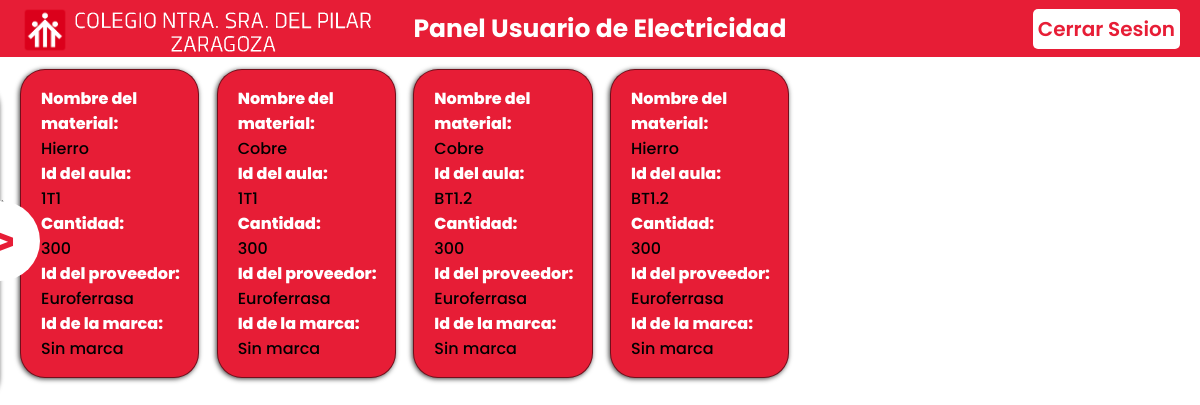
Page /PanelUser/PanelUser.php (signed in) on the earlier database version.
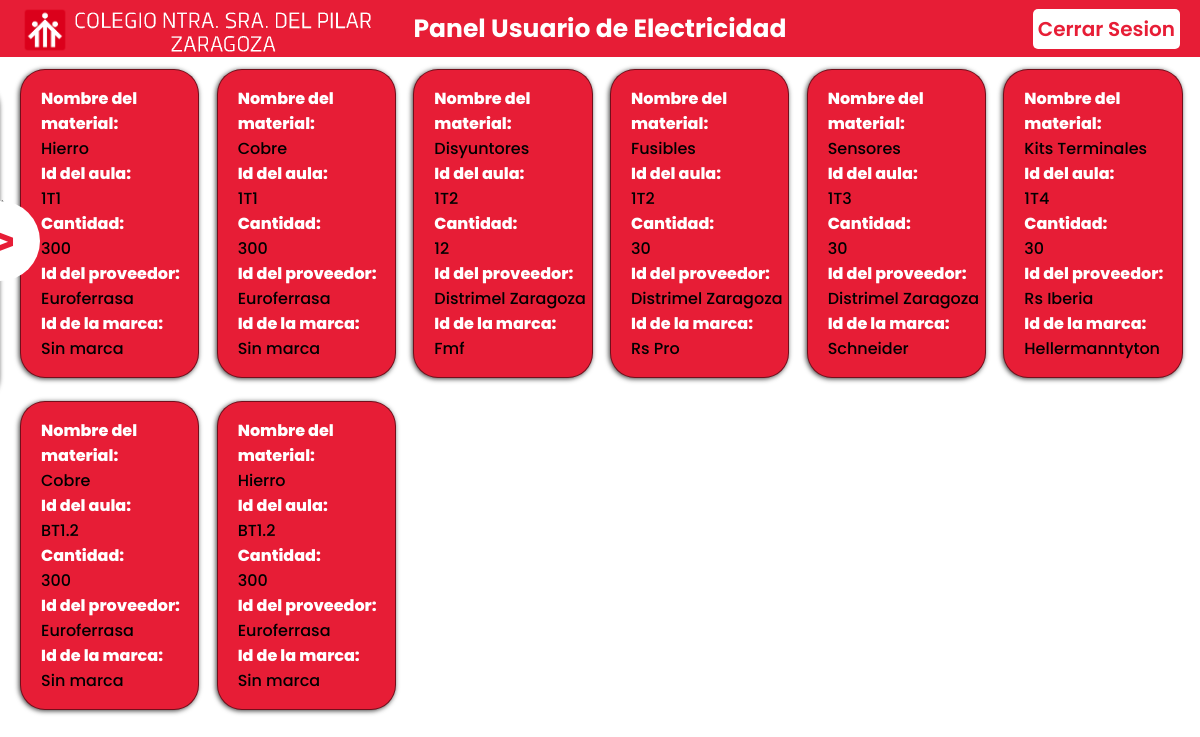
Same page on the later database version.
### tables this page shows
CREATE TABLE IF NOT EXISTS `departec` (
  `idDepartamento` int(11) NOT NULL AUTO_INCREMENT,
  `NombreDepar` varchar(50) NOT NULL,
  PRIMARY KEY (`idDepartamento`)
);

CREATE TABLE IF NOT EXISTS `materiales` (
  `idMateriales` int(11) NOT NULL AUTO_INCREMENT,
  `NombreMat` varchar(30) NOT NULL,
  `idAula` varchar(5) NOT NULL,
  `Cantidad` int(11) NOT NULL,
  `idProveedor` int(11) NOT NULL,
  `idMarca` int(11) NOT NULL,
  `idDepartamento` int(11) NOT NULL,
  PRIMARY KEY (`idMateriales`),
  KEY `idAula` (`idAula`),
  KEY `idProveedor` (`idProveedor`),
  KEY `idMarca` (`idMarca`)
);

CREATE TABLE IF NOT EXISTS `prov` (
  `idProveedor` int(11) NOT NULL AUTO_INCREMENT,
  `Nombre` varchar(60) NOT NULL,
  `Direccion` varchar(80) NOT NULL,
  `Municipio` varchar(30) NOT NULL,
  `Provincia` varchar(30) NOT NULL,
  `Telefono` int(9) NOT NULL,
  `idTipo` int(11) NOT NULL,
  `idDepartamento` int(11) DEFAULT NULL,
  PRIMARY KEY (`idProveedor`),
  KEY `idTipo` (`idTipo`)
);

CREATE TABLE IF NOT EXISTS `marca` (
  `idMarca` int(11) NOT NULL AUTO_INCREMENT,
  `NombreMarca` varchar(30) NOT NULL,
  `idDepartamento` int(11) NOT NULL,
  PRIMARY KEY (`idMarca`)
);

### PanelUser/InformacionU.php (the view)
<?php
include("./conexion_bd.php");
function body($consulta, $conexion){
    $resultado = mysqli_query($conexion, $consulta);
    if ($resultado) {
        while ($row = $resultado->fetch_object()) {
            $NombreMat = $row->NombreMat;
            $idAula = $row->idAula;
            $Cantidad = $row->Cantidad;
            $idProveedor = $row->Nombre;
            $idMarca = $row->NombreMarca;
            ?>
            <div class="card">
                <h3>Nombre del material:</h3>
                <?php echo htmlspecialchars($NombreMat); ?>
                <h3>Id del aula:</h3>
                <?php echo htmlspecialchars($idAula); ?>
                <h3>Cantidad:</h3>
                <?php echo htmlspecialchars($Cantidad); ?>
                <h3>Id del proveedor:</h3>
                <?php echo htmlspecialchars($idProveedor); ?>
                <h3>Id de la marca:</h3>
                <?php echo htmlspecialchars($idMarca); ?>
            </div>
            <?php
        }
    }
}
if (isset($_GET['search']) && !empty($_GET['search']) || (isset($_GET['value']) && !empty($_GET['value']))) {
    $types = [
        'aula' => 'a.idAula',
        'prov' => 'p.Nombre',
        'marca' => 'ma.NombreMarca',
        'tipoprod' => 'tp.NombreTipo ',
        'ubi' => 'u.NombreUbicacion'
    ];
    $type = "";
    if($_GET['search'] != 'all' && isset($_GET['value']) && $_GET['value'] != 'all'){
        $types = $types[$_GET['search']];
        $type = "$types = '$_GET[value]' AND";
    }
    $consulta = "SELECT m.NombreMat, m.idAula, m.Cantidad,p.Nombre, ma.NombreMarca FROM login AS l
    INNER JOIN departec AS d ON l.idDepartamento = d.idDepartamento
    INNER JOIN aula AS a ON d.idDepartamento = a.idDepartamento
    INNER JOIN materiales AS m ON a.idAula = m.idAula
    INNER JOIN prov AS p ON m.idProveedor = p.idProveedor
    INNER JOIN marca AS ma ON m.idMarca = ma.idMarca
    INNER JOIN tipoprod AS tp ON tp.idTipo = p.idTipo
    INNER JOIN ubi AS u ON u.idUbicacion = a.idUbicacion
    WHERE $type d.idDepartamento  = $_SESSION[deparamento] AND l.idUser = $_SESSION[id]";
    body($consulta, $conexion);
} else {
    $consulta = "SELECT m.NombreMat, m.idAula, m.Cantidad,p.Nombre, ma.NombreMarca FROM login AS l
    INNER JOIN departec AS d ON l.idDepartamento = d.idDepartamento
    INNER JOIN aula AS a ON d.idDepartamento = a.idDepartamento
    INNER JOIN materiales AS m ON a.idAula = m.idAula
    INNER JOIN prov AS p ON m.idProveedor = p.idProveedor
    INNER JOIN marca AS ma ON m.idMarca = ma.idMarca
    INNER JOIN tipoprod AS tp ON tp.idTipo = p.idTipo
    INNER JOIN ubi AS u ON u.idUbicacion = a.idUbicacion
    WHERE d.idDepartamento  = $_SESSION[deparamento] AND l.idUser = $_SESSION[id]";
    body($consulta, $conexion);
}

### PanelUser/PanelUser.php (shortened to what this page needs)
<!DOCTYPE html>
<html lang="en">
<head>
    <link rel="stylesheet" href="styleU.css">
</head>
<body onload='activarAnimacionRefresh()'>
    <header>
        <div class="logo_container">
            <img src="../Img/logo_salesianos.png" alt="" class="logo">
            <img src="../Img/logo_con_texto.png" alt="" class="texto_logo">
        </div>
        <div class="texto1">
            <strong>Panel Usuario de
                <?php include("./DepU.php") ?>
            </strong>
        </div>
        <div class="cs">
            <div class="cs-button">
                <a href="./cs2.php">Cerrar Sesion</a>
            </div>
        </div>
    </header>
    <main>
        <div class="filter_var" id='modal'>
            <div class="filtros">
                <div class="div_filtro_principal">
                        <?php include("./filtro_principal.php") ?>
                </div>
            </div>
            <div class="div_boton_filtro">
                <button class="boton_filtro" id="boton_filtro" name="boton_filtro"
                    onclick="activarAnimacion()">></button>
            </div>
        </div>
        <div class="principal">
            <?php include("./InformacionU.php") ?>
        </div>
    </main>
</body>
</html>

### PanelUser/DepU.php (shortened to what this page needs)
<?php
include("./conexion_bd.php");
$inc = true;
if ($inc){
    $consulta = "SELECT d.NombreDepar , l.idDepartamento FROM login AS l
    LEFT JOIN departec AS d ON l.idDepartamento = d.idDepartamento
    WHERE l.idUser = $_SESSION[id]";
    $resultado = mysqli_query($conexion, $consulta);
    if ($resultado){
        while($row = $resultado->fetch_object()){
            $nombreDepar = $row->NombreDepar;
            ?>
            <?php echo htmlspecialchars($nombreDepar); ?>
        <?php
        }
    }
}
?>

### PanelUser/styleU.css (style rules this page uses)
:root { --i:40%; }
body { margin: 0; padding: 0; font-family: 'Poppins', sans-serif; background-color: #FFFFFF;; }
header { display: flex; position: relative; justify-content: center; align-items: center; background-color: #E71D36; height: 7.15vh; }
.logo_container { margin-top: 10px; left: 20px; position: absolute; }
.logo { height: 50px; width: 50px; }
.texto_logo { height: 3.5%; width: 300px; }
.texto1 { display: flex; justify-content: center; text-align: center; align-items: center; font-size: 25px; color: #FFFFFF; }
.cs { position: absolute; font-size: 20px; width: 100%; display: flex; justify-content: flex-end; align-items: center; margin-right: 40px; }
.cs-button { display: flex; padding: 5px; background-color: #FFFFFF; border: 0px; border-radius: 5px; }
.cs-button a { color: #E71D36; font-family:'Poppins', sans-serif; font-weight: 600; text-decoration: none; }
main { display: flex; flex-direction: row; height: 92.85vh; width: 100%; position: relative; }
.filter_var { position: fixed; display: flex; flex-direction: row; height: 40vh; width: 20%; justify-content: flex-end; align-items: center; transform: translateX(-100%); margin-top: 24px; }
.filtros { position: absolute; display: flex; flex-direction: column; justify-content: center; align-items: center; width: 100%; height: 40vh; background-color: #E71D36; border-radius: 25px; box-shadow: -1px 1px 5px rgba(0,0,0,0.75); }
.div_filtro_principal { display: flex; flex-direction: row; justify-content: center; align-items: center; }
.div_boton_filtro { position: absolute; transform: translateX(50%); border: 0; border-radius: 50%; }
.boton_filtro { border: 0; border-radius: 50%; width: 80px; height: 80px; font-size: 52px; color: #E71D36; font-weight: 600; background-color:#FFFFFF; }
.principal { height: 92.85vh; width: 100%; display: grid; grid-template-columns: 1fr 1fr 1fr 1fr 1fr 1fr; grid-row-gap: 40px; grid-template-rows: 1fr 1fr 1fr 1fr 1fr 1fr; background-color: #FFFFFF; padding-left: 20px; padding-top: 20px; align-items: center; justify-content: center; }
.card { display: flex; flex-direction: column; justify-content: center; align-items: left; padding-top: 7.5px; padding-left: 20px; padding-bottom: 7.5px; height: 100%; width: 80%; background-color:#E71D36; border-radius: 25px; border: 1px solid rgba(0, 0, 0, 0.5); box-shadow: -1px 1px 5px rgba(0,0,0,0.75); font-family: 'Poppins', sans-serif; font-weight: 500; }
.card h3 { font-size: 16px; font-family: 'Poppins', sans-serif; font-weight: 800; margin: 0; padding: 0; color: #FFFFFF; }

Differences in the rows shown:
added materiales: NombreMat "Disyuntores", idAula "1T2", Cantidad "12", idProveedor.Nombre "Distrimel Zaragoza", idMarca.NombreMarca "Fmf"
added materiales: NombreMat "Fusibles", idAula "1T2", Cantidad "30", idProveedor.Nombre "Distrimel Zaragoza", idMarca.NombreMarca "Rs Pro"
added materiales: NombreMat "Sensores", idAula "1T3", Cantidad "30", idProveedor.Nombre "Distrimel Zaragoza", idMarca.NombreMarca "Schneider"
added materiales: NombreMat "Kits Terminales", idAula "1T4", Cantidad "30", idProveedor.Nombre "Rs Iberia", idMarca.NombreMarca "Hellermanntyton"
